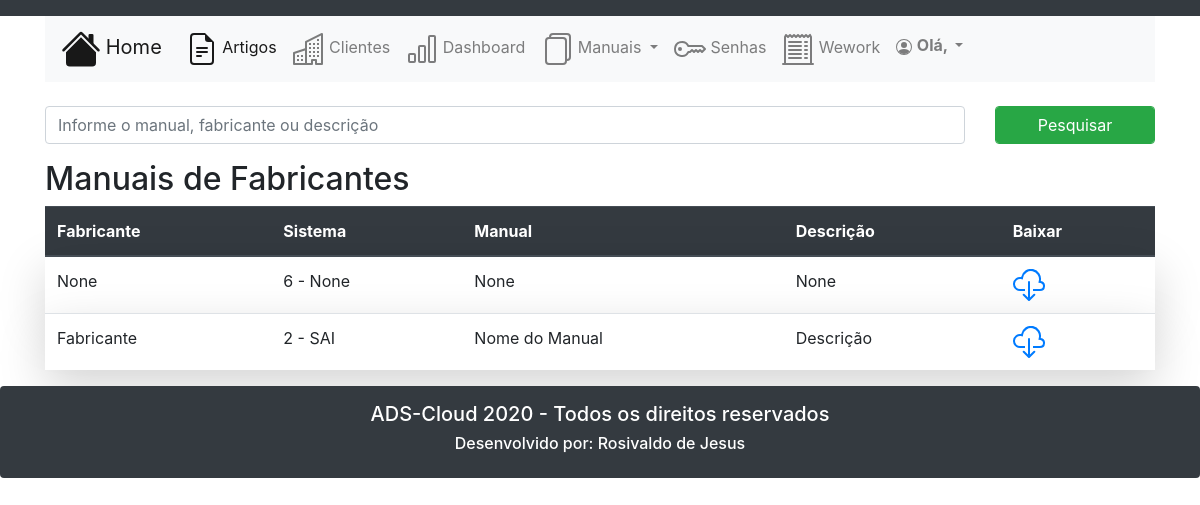
The page /manuaisFabricantes/ (signed in) on the database its author committed.
### evertical/models.py (models this page shows, shortened)
class tbManuais(models.Model):
    manualNome = models.CharField(max_length=100, blank=True, null=True)
    manualLink = models.CharField(max_length=255, blank=True, null=True)
    manualDescricao = models.CharField(max_length=255, blank=True, null=True)
    manualFabricante = models.ForeignKey(tbFabricante, on_delete=models.CASCADE)
    manualSistema = models.ForeignKey(tbSistemas, on_delete=models.CASCADE)
    class Meta:
        db_table = 'tbManuais'
        verbose_name_plural = 'Manuais'

class tbFabricante(models.Model):
    sistemaFabricante = models.CharField(max_length=50, blank=True, null=True)
    class Meta:
        db_table = 'tbFabricante'
        verbose_name_plural = 'Sistema Fabricante'
    def __str__(self):
        return self.sistemaFabricante

class tbSistemas(models.Model):
    sistemasTipo = models.CharField(max_length=20, blank=True, null=True)
    class Meta:
        db_table = 'tbSistemas'
        verbose_name_plural = 'Sistemas'
    def __str__(self):
        return "{} - {}".format(self.id, self.sistemasTipo)

### evertical/views.py (the view)
# urls.py: path('manuaisFabricantes/', manuaisFabricantes),
@login_required(login_url='/login/')
def manuaisFabricantes(request):
    manualFabricante = tbManuais.objects.all().order_by('manualFabricante')
    queryset = request.GET.get('q')
    if queryset:
        manualFabricante = tbManuais.objects.filter(
            Q(manualNome__icontains=queryset) |
            Q(manualDescricao__icontains=queryset)
        )
    return render(request, 'manuaisFabricantes.html',{'manualFabricante':manualFabricante})

### templates/manuaisFabricantes.html (shortened to what this page needs)
{% extends "base.html" %}
{% load static %}
{% block content %}
<div class="container-xl">
	<section>
		<br>
      <form method="GET">
			<div class="row">
				<div class="form-group col-10">
					<input type="search" class="form-control"
						   placeholder="Informe o manual, fabricante ou descrição"
						   name="q" value="{{ request.GET.q }}">
				</div>
				<div class="form-group col-2">
					<button class=" form-control btn-success">Pesquisar</button>
				</div>
			</div>
		</form>
	</section>
	<section>
		<h2>Manuais de Fabricantes</h2>
		<table class="table table-striped">
			<thead class="thead-dark">
				<tr>
					<th>Fabricante</th>
					<th>Sistema</th>
					<th>Manual</th>
					<th>Descrição</th>
					<th>Baixar</th>
				</tr>
			</thead>
			<tbody>
				{% for manual in manualFabricante %}
				<tr class="shadow-lg p-3 mb-5 bg-white rounded ">
					<td>{{manual.manualFabricante}}</td>
					<td>{{manual.manualSistema}}</td>
					<td>{{manual.manualNome}}</td>
					<td>{{manual.manualDescricao}}</td>
					<td>
						<a href="{{manual.manualLink }}" target="_blanko"><b>
						</a>
					</td>
				</tr>
				{% endfor %}
			</tbody>
		</table>
	</section>
</div>
{% endblock %}s

### rows shown on the page
tbManuais: manualFabricante "None", manualSistema "6 - None", manualNome "None", manualDescricao "None"
tbManuais: manualFabricante "Fabricante", manualSistema "2 - SAI", manualNome "Nome do Manual", manualDescricao "Descrição"
